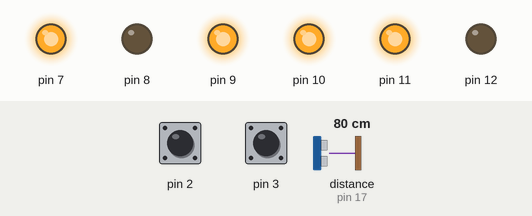
This sketch was run on a simulated Arduino Uno, built with avr-gcc and run on an emulated ATmega328P. Parts: output pins drawn as LEDs (lit = HIGH). The test bench sets the inputs (shaded band); at power-on: pin 2 HIGH, pin 3 HIGH, distance to the obstacle (sensor on pin 17) 80 cm. The echo pulse lasts 58.3 µs per cm; what the sketch prints to the serial monitor is not drawn.

Above: at 0.1 s.
Timing chart, 0 to 1.6 s (numbered marks = the images above):
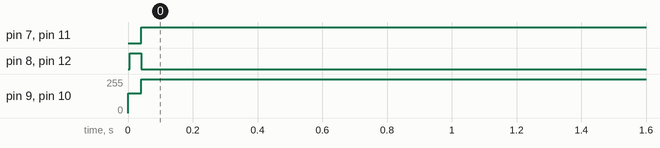

The sketch:

sonar_stop_vertical.ino
```cpp
// ---------------------------------------------------------------------------
// Example NewPing library sketch that does a ping about 20 times per second.
// ---------------------------------------------------------------------------

volatile int L_count = 0;
volatile int R_count = 0;
volatile int F_count = 0;
volatile int Rt_count = 0;
volatile int Ping_count = 0;
#define ping_distance 15
#define turn_pulse_count 90
#define reverse_limit 100

#include <NewPing.h>

#define TRIGGER_PIN_down  13  // Arduino pin tied to trigger pin on the ultrasonic sensor.
#define ECHO_PIN_down     17  // Arduino pin tied to echo pin on the ultrasonic sensor.
#define MAX_DISTANCE 200 // Maximum distance we want to ping for (in centimeters). Maximum sensor distance is rated at 400-500cm.

NewPing sonar(TRIGGER_PIN_down, ECHO_PIN_down, MAX_DISTANCE); // NewPing setup of pins and maximum distance.

void setup() {
  default_settings();
}

void loop() {
  /*delay(50);                     // Wait 50ms between pings (about 20 pings/sec). 29ms should be the shortest delay between pings.
  Serial.print("Ping: ");
  Serial.print(sonar.ping_cm()); // Send ping, get distance in cm and print result (0 = outside set distance range)
  Serial.println("cm");*/
  Serial.println("Start loop");
   forwards_until_blocked();
   reverse();
   while(1);
}

void default_settings() {
  pinMode(8, OUTPUT);
  pinMode(12, OUTPUT);
  pinMode(10, OUTPUT);
  pinMode(9, OUTPUT);
  pinMode(7, OUTPUT);
  pinMode(11, OUTPUT);
  digitalWrite(2, HIGH);
  digitalWrite(3, HIGH);
  digitalWrite(7, LOW);
  digitalWrite(11, LOW);
  analogWrite(9, 150);
  analogWrite(10, 150);
  digitalWrite(8, LOW);
  digitalWrite(12, LOW);
  attachInterrupt(0, left_count, RISING);
  attachInterrupt(1, right_count, RISING);
  Serial.begin(115200);
}

void course_correction() {
  /*if (L_count > R_count) {
    digitalWrite(9, LOW);
    analogWrite(10, 150);
  } else if (R_count > L_count) {
    digitalWrite(10, LOW);
    analogWrite(9, 150);
  } else {
    analogWrite(10, 150);
    analogWrite(9, 150);
  }*/
}

void forwards_until_blocked() {
  Serial.println("forward");
  sonar.ping_cm();
  F_count = 0;
  L_count = 0;
  R_count = 0;
  left_forward();
  right_forward();
  while(ping_distance > Ping_count || Ping_count == 0) {
    course_correction();
    Ping_count = sonar.ping_cm();
    Serial.println(Ping_count);
    delay(30);
  }
}

void left_forward() {
  digitalWrite(7, LOW);
  digitalWrite(8, HIGH);
  analogWrite(9, 150);
}

void left_reverse() {
  digitalWrite(7, HIGH);
  digitalWrite(8, LOW);
  analogWrite(9, 255);
}

void right_reverse() {
  analogWrite(10, 255);
  digitalWrite(11, HIGH);
  digitalWrite(12, LOW);
}

void right_forward() {
  analogWrite(10, 150);
  digitalWrite(11, LOW);
  digitalWrite(12, HIGH);
}

void stop_motors() {
    digitalWrite(7, HIGH);
    digitalWrite(11, HIGH);
    analogWrite(9, 255);
    analogWrite(10, 255);
    digitalWrite(8, HIGH);
    digitalWrite(12, HIGH);
    R_count = 0;
    L_count = 0;
}

void turn () {
  Rt_count = 0;
  L_count = 0;
  R_count = 0;
  while (Rt_count < turn_pulse_count) {
    course_correction();
  }
  stop_motors();
}

void left_count() {
  L_count ++;
  F_count ++;
  Rt_count ++;
}

void right_count() {
  R_count ++;
}

void rotate_clockwise_90() {
  left_forward();
  right_reverse();
  turn();
}

void reverse() {
  R_count = 0;
  L_count = 0;
  left_reverse();
  right_reverse();
  while(L_count <= reverse_limit)  {
    course_correction();
  }
  stop_motors();
}
```

Measured:
- by itself, pin 7, pin 11: LOW → HIGH at 0.04 s
- by itself, pin 8, pin 12: LOW → HIGH at 0.01 s, → LOW 0.04 s later
- by itself, pin 9, pin 10: 150/255 → 255/255 at 0.04 s
